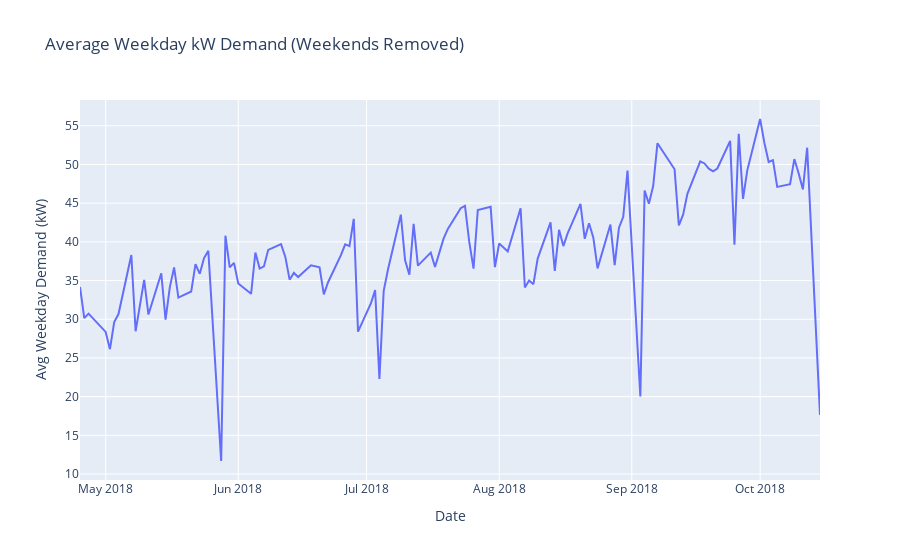
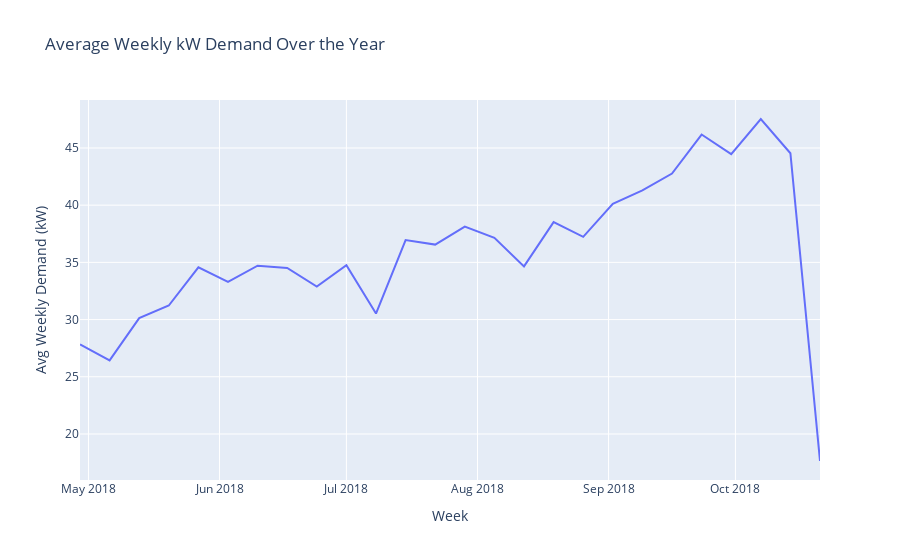

The code cell stored with these charts, in order, in its notebook:
### Code cell
# =============================================================================
# FILTER OUT WEEKENDS AND PLOT
# =============================================================================
# Add a weekday column (0 = Monday, 6 = Sunday)
daily_avg['weekday'] = daily_avg['timestamp'].dt.weekday

# Filter: only keep weekdays (0–4)
weekday_avg = daily_avg[daily_avg['weekday'] < 5]

# Plot average system demand excluding weekends
fig_weekday = px.line(weekday_avg,
                      x='timestamp',
                      y='total_power',
                      labels={'timestamp': 'Date', 'total_power': 'Avg Weekday Demand (kW)'},
                      title='Average Weekday kW Demand (Weekends Removed)')
fig_weekday.show()

# =============================================================================
# WEEKLY AVERAGE DEMAND
# =============================================================================
weekly_avg = events_df['total_power'].resample('W').mean().reset_index()

fig_weekly = px.line(weekly_avg,
                     x='timestamp',
                     y='total_power',
                     labels={'timestamp': 'Week', 'total_power': 'Avg Weekly Demand (kW)'},
                     title='Average Weekly kW Demand Over the Year')
fig_weekly.show()
